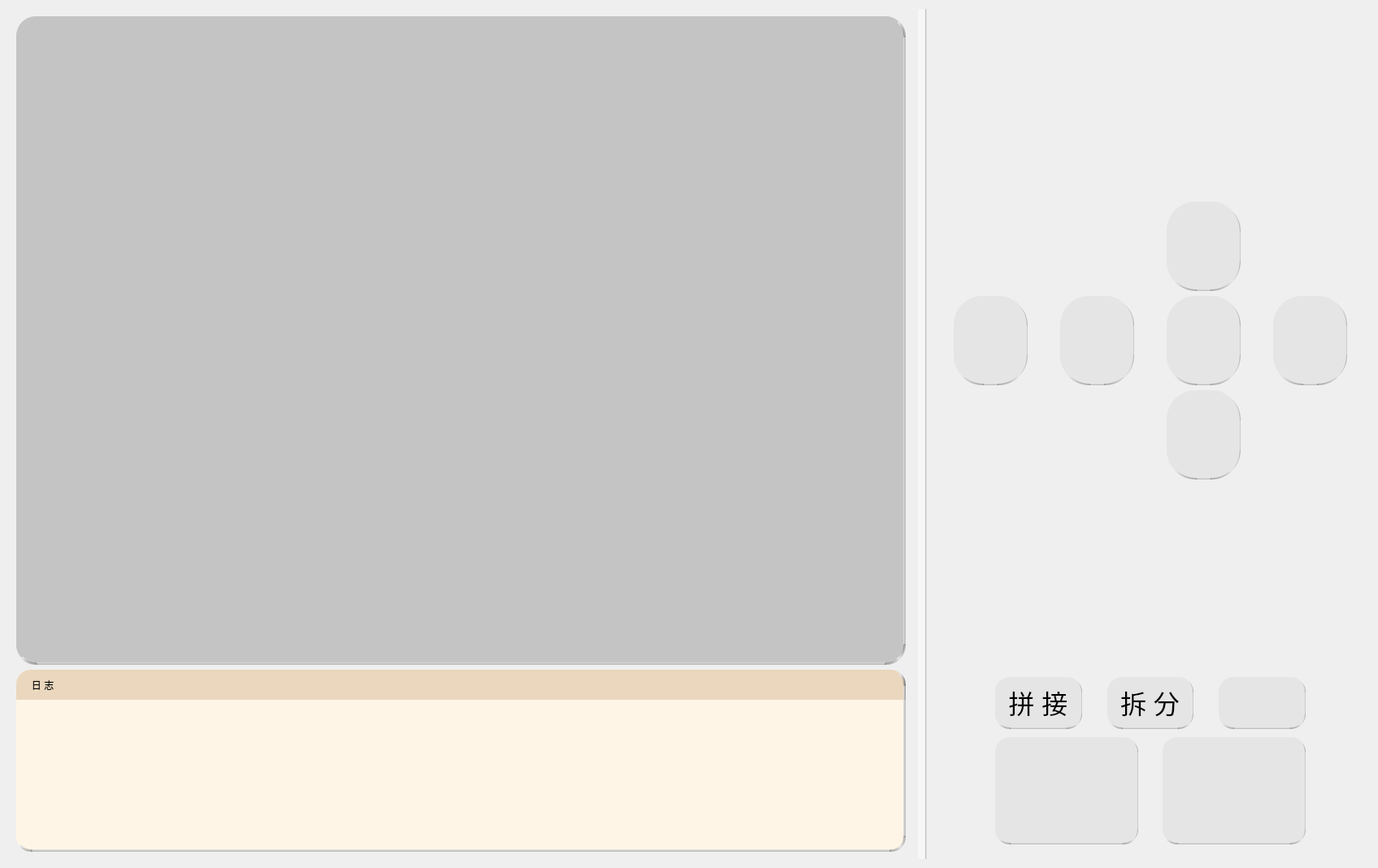
      <widget class="QWidget" name="page_4">
       <layout class="QHBoxLayout" name="horizontalLayout_10" stretch="1915,19,926">
        <item>
         <widget class="QWidget" name="widget_21" native="true">
          <layout class="QVBoxLayout" name="verticalLayout_8" stretch="1080,304">
           <item>
            <widget class="QWidget" name="widget_22" native="true">
             <property name="styleSheet">
              <string notr="true">background-color: #C4C4C4;
 border-bottom: 3px solid qlineargradient(y0:0, y1:1,stop: 0 rgba(0, 0, 0, 0.25), stop: 1  #E6E5E5);
 border-right: 3px solid qlineargradient(x0:0, x1:1,stop: 0 rgba(0, 0, 0, 0.25), stop: 1  #E6E5E5);
border-radius: 24px;
padding:4px 4px;
border-style: outset;</string>
             </property>
            </widget>
           </item>
           <item>
            <widget class="QWidget" name="widget_52" native="true">
             <property name="styleSheet">
              <string notr="true">#widget_52{background-color: #FFF5E7;
 border-bottom: 3px solid qlineargradient(y0:0, y1:1,stop: 0 rgba(0, 0, 0, 0.25), stop: 1  #E6E5E5);
 border-right: 3px solid qlineargradient(x0:0, x1:1,stop: 0 rgba(0, 0, 0, 0.25), stop: 1  #E6E5E5);
border-radius: 18px;}</string>
             </property>
             <layout class="QVBoxLayout" name="verticalLayout_19">
              <property name="spacing">
               <number>0</number>
              </property>
              <property name="leftMargin">
               <number>0</number>
              </property>
              <property name="topMargin">
               <number>0</number>
              </property>
              <property name="rightMargin">
               <number>0</number>
              </property>
              <property name="bottomMargin">
               <number>0</number>
              </property>
              <item>
               <widget class="QWidget" name="widget_39" native="true">
                <property name="maximumSize">
                 <size>
                  <width>16777215</width>
                  <height>40</height>
                 </size>
                </property>
                <property name="autoFillBackground">
                 <bool>false</bool>
                </property>
                <property name="styleSheet">
                 <string notr="true">#widget_39{background-color: #EAD7BD;
border-top-left-radius: 18px;
border-top-right-radius: 18px;
 border-right: 3px solid qlineargradient(x0:0, x1:1,stop: 0 rgba(0, 0, 0, 0.25), stop: 1  #E6E5E5);}</string>
                </property>
                <layout class="QHBoxLayout" name="horizontalLayout_16">
                 <item>
                  <widget class="QLabel" name="label_3">
                   <property name="text">
                    <string>   日 志</string>
                   </property>
                  </widget>
                 </item>
                 <item>
                  <spacer name="horizontalSpacer_8">
                   <property name="orientation">
                    <enum>Qt::Horizontal</enum>
                   </property>
                   <property name="sizeHint" stdset="0">
                    <size>
                     <width>1164</width>
                     <height>19</height>
                    </size>
                   </property>
                  </spacer>
                 </item>
                </layout>
               </widget>
              </item>
              <item>
               <widget class="QWidget" name="widget_41" native="true">
                <layout class="QHBoxLayout" name="horizontalLayout_20">
                 <item>
                  <widget class="QListView" name="ListView_page4">
                   <property name="styleSheet">
                    <string notr="true">background-color: transparent;</string>
                   </property>
                  </widget>
                 </item>
                </layout>
               </widget>
              </item>
             </layout>
            </widget>
           </item>
          </layout>
         </widget>
        </item>
        <item>
         <widget class="QWidget" name="widget_24" native="true">
          <property name="styleSheet">
           <string notr="true">
 border-right: 2px solid qlineargradient(x0:0, x1:1,stop: 0 #E6E5E5, stop: 1  rgba(0, 0, 0, 0.25));


background-color: #F6F6F6;</string>
          </property>
         </widget>
        </item>
        <item>
         <widget class="QWidget" name="widget_25" native="true">
          <layout class="QVBoxLayout" name="verticalLayout_9" stretch="1080,304">
           <item>
            <widget class="QWidget" name="widget_26" native="true">
             <layout class="QVBoxLayout" name="verticalLayout_29">
              <item>
               <spacer name="verticalSpacer_8">
                <property name="orientation">
                 <enum>Qt::Vertical</enum>
                </property>
                <property name="sizeHint" stdset="0">
                 <size>
                  <width>20</width>
                  <height>260</height>
                 </size>
                </property>
               </spacer>
              </item>
              <item>
               <widget class="QWidget" name="widget_121" native="true">
                <property name="minimumSize">
                 <size>
                  <width>0</width>
                  <height>360</height>
                 </size>
                </property>
                <layout class="QGridLayout" name="gridLayout_5">
                 <property name="horizontalSpacing">
                  <number>40</number>
                 </property>
                 <property name="verticalSpacing">
                  <number>6</number>
                 </property>
                 <item row="0" column="2">
                  <widget class="QLabel" name="Label_page5_5">
                   <property name="styleSheet">
                    <string notr="true">QLabel{
 border-bottom: 2px solid qlineargradient(y0:0, y1:1,stop: 0 rgba(0, 0, 0, 0.25), stop: 1  #E6E5E5);
 border-right: 1px solid qlineargradient(x0:0, x1:1,stop: 0 rgba(0, 0, 0, 0.25), stop: 1  #E6E5E5);
border-radius: 36px;
background-color: #E6E5E5;
}
</string>
                   </property>
                   <property name="text">
                    <string/>
                   </property>
                  </widget>
                 </item>
                 <item row="1" column="0">
                  <widget class="QLabel" name="Label_page5_1">
                   <property name="styleSheet">
                    <string notr="true">QLabel{
 border-bottom: 2px solid qlineargradient(y0:0, y1:1,stop: 0 rgba(0, 0, 0, 0.25), stop: 1  #E6E5E5);
 border-right: 1px solid qlineargradient(x0:0, x1:1,stop: 0 rgba(0, 0, 0, 0.25), stop: 1  #E6E5E5);
border-radius: 36px;
background-color: #E6E5E5;
}

</string>
                   </property>
                   <property name="text">
                    <string/>
                   </property>
                  </widget>
                 </item>
                 <item row="1" column="1">
                  <widget class="QLabel" name="Label_page5_2">
                   <property name="styleSheet">
                    <string notr="true">QLabel{
 border-bottom: 2px solid qlineargradient(y0:0, y1:1,stop: 0 rgba(0, 0, 0, 0.25), stop: 1  #E6E5E5);
 border-right: 1px solid qlineargradient(x0:0, x1:1,stop: 0 rgba(0, 0, 0, 0.25), stop: 1  #E6E5E5);
border-radius: 36px;
background-color: #E6E5E5;
}
</string>
                   </property>
                   <property name="text">
                    <string/>
                   </property>
                  </widget>
                 </item>
                 <item row="1" column="2">
                  <widget class="QLabel" name="Label_page5_3">
                   <property name="styleSheet">
                    <string notr="true">QLabel{
 border-bottom: 2px solid qlineargradient(y0:0, y1:1,stop: 0 rgba(0, 0, 0, 0.25), stop: 1  #E6E5E5);
 border-right: 1px solid qlineargradient(x0:0, x1:1,stop: 0 rgba(0, 0, 0, 0.25), stop: 1  #E6E5E5);
border-radius: 36px;
background-color: #E6E5E5;
}
</string>
                   </property>
                   <property name="text">
                    <string/>
                   </property>
                  </widget>
                 </item>
                 <item row="1" column="3">
                  <widget class="QLabel" name="Label_page5_4">
                   <property name="styleSheet">
                    <string notr="true">QLabel{
 border-bottom: 2px solid qlineargradient(y0:0, y1:1,stop: 0 rgba(0, 0, 0, 0.25), stop: 1  #E6E5E5);
 border-right: 1px solid qlineargradient(x0:0, x1:1,stop: 0 rgba(0, 0, 0, 0.25), stop: 1  #E6E5E5);
border-radius: 36px;
background-color: #E6E5E5;
}
</string>
                   </property>
                   <property name="text">
                    <string/>
                   </property>
                  </widget>
                 </item>
                 <item row="2" column="2">
                  <widget class="QLabel" name="Label_page5_6">
                   <property name="styleSheet">
                    <string notr="true">QLabel{
 border-bottom: 2px solid qlineargradient(y0:0, y1:1,stop: 0 rgba(0, 0, 0, 0.25), stop: 1  #E6E5E5);
 border-right: 1px solid qlineargradient(x0:0, x1:1,stop: 0 rgba(0, 0, 0, 0.25), stop: 1  #E6E5E5);
border-radius: 36px;
background-color: #E6E5E5;
}
</string>
                   </property>
                   <property name="text">
                    <string/>
                   </property>
                  </widget>
                 </item>
                </layout>
               </widget>
              </item>
              <item>
               <spacer name="verticalSpacer_9">
                <property name="orientation">
                 <enum>Qt::Vertical</enum>
                </property>
                <property name="sizeHint" stdset="0">
                 <size>
                  <width>20</width>
                  <height>260</height>
                 </size>
                </property>
               </spacer>
              </item>
             </layout>
            </widget>
           </item>
           <item>
            <widget class="QWidget" name="widget_33" native="true">
             <layout class="QVBoxLayout" name="verticalLayout_10" stretch="86,177">
              <property name="spacing">
               <number>10</number>
              </property>
              <item>
               <widget class="QWidget" name="widget_34" native="true">
                <layout class="QHBoxLayout" name="horizontalLayout_8">
                 <property name="spacing">
                  <number>31</number>
                 </property>
                 <property name="leftMargin">
                  <number>60</number>
                 </property>
                 <property name="topMargin">
                  <number>0</number>
                 </property>
                 <property name="rightMargin">
                  <number>60</number>
                 </property>
                 <property name="bottomMargin">
                  <number>0</number>
                 </property>
                 <item>
                  <widget class="QPushButton" name="Button_page4_gather">
                   <property name="sizePolicy">
                    <sizepolicy hsizetype="Minimum" vsizetype="Minimum">
                     <horstretch>0</horstretch>
                     <verstretch>0</verstretch>
                    </sizepolicy>
                   </property>
                   <property name="styleSheet">
                    <string notr="true">QPushButton{
background-color: #E6E5E5;
 border-bottom: 2px solid qlineargradient(y0:0, y1:1,stop: 0 rgba(0, 0, 0, 0.25), stop: 1  #E6E5E5);
 border-right: 1px solid qlineargradient(x0:0, x1:1,stop: 0 rgba(0, 0, 0, 0.25), stop: 1  #E6E5E5);
border-radius: 18px;
padding:4px 4px;
border-style: outset;
}
QPushButton:hover{background-color:rgb(229, 241, 251); color: black;}
QPushButton:pressed{background-color:rgb(204, 228, 247);border-style: inset;}
QPushButton{
font-family: Microsoft JhengHei UI;
font-style: normal;
font-weight: normal;
font-size: 32px;
line-height: 81px;
display: flex;
align-items: flex-end;
}

</string>
                   </property>
                   <property name="text">
                    <string>拼 接</string>
                   </property>
                  </widget>
                 </item>
                 <item>
                  <widget class="QPushButton" name="Button_page4_disperse">
                   <property name="sizePolicy">
                    <sizepolicy hsizetype="Minimum" vsizetype="Minimum">
                     <horstretch>0</horstretch>
                     <verstretch>0</verstretch>
                    </sizepolicy>
                   </property>
                   <property name="styleSheet">
                    <string notr="true">QPushButton{
background-color: #E6E5E5;
 border-bottom: 2px solid qlineargradient(y0:0, y1:1,stop: 0 rgba(0, 0, 0, 0.25), stop: 1  #E6E5E5);
 border-right: 1px solid qlineargradient(x0:0, x1:1,stop: 0 rgba(0, 0, 0, 0.25), stop: 1  #E6E5E5);
border-radius: 18px;
padding:4px 4px;
border-style: outset;
}
QPushButton:hover{background-color:rgb(229, 241, 251); color: black;}
QPushButton:pressed{background-color:rgb(204, 228, 247);border-style: inset;}
QPushButton{
font-family: Microsoft JhengHei UI;
font-style: normal;
font-weight: normal;
font-size: 32px;
line-height: 81px;
display: flex;
align-items: flex-end;
}
</string>
                   </property>
                   <property name="text">
                    <string>拆 分</string>
                   </property>
                  </widget>
                 </item>
                 <item>
                  <widget class="QPushButton" name="Button_page4_button">
                   <property name="sizePolicy">
                    <sizepolicy hsizetype="Minimum" vsizetype="Minimum">
                     <horstretch>0</horstretch>
                     <verstretch>0</verstretch>
                    </sizepolicy>
                   </property>
                   <property name="styleSheet">
                    <string notr="true">image:url(://images/icon/返航.png);
background-color: #E6E5E5;
 border-bottom: 2px solid qlineargradient(y0:0, y1:1,stop: 0 rgba(0, 0, 0, 0.25), stop: 1  #E6E5E5);
 border-right: 1px solid qlineargradient(x0:0, x1:1,stop: 0 rgba(0, 0, 0, 0.25), stop: 1  #E6E5E5);
border-radius: 18px;
padding:4px 4px;
border-style: outset;</string>
                   </property>
                   <property name="text">
                    <string/>
                   </property>
                  </widget>
                 </item>
                </layout>
               </widget>
              </item>
              <item>
               <widget class="QWidget" name="widget_35" native="true">
                <layout class="QHBoxLayout" name="horizontalLayout_9">
                 <property name="spacing">
                  <number>30</number>
                 </property>
                 <property name="leftMargin">
                  <number>60</number>
                 </property>
                 <property name="topMargin">
                  <number>0</number>
                 </property>
                 <property name="rightMargin">
                  <number>60</number>
                 </property>
                 <property name="bottomMargin">
                  <number>0</number>
                 </property>
                 <item>
                  <widget class="QPushButton" name="Button_page4_start">
                   <property name="sizePolicy">
                    <sizepolicy hsizetype="Minimum" vsizetype="Minimum">
                     <horstretch>0</horstretch>
                     <verstretch>0</verstretch>
                    </sizepolicy>
                   </property>
                   <property name="styleSheet">
                    <string notr="true">
QPushButton{
qproperty-icon: url(://images/icon/开始.png);
qproperty-iconSize: 80px 80px;
background-color: #E6E5E5;
 border-bottom: 2px solid qlineargradient(y0:0, y1:1,stop: 0 rgba(0, 0, 0, 0.25), stop: 1  #E6E5E5);
 border-right: 1px solid qlineargradient(x0:0, x1:1,stop: 0 rgba(0, 0, 0, 0.25), stop: 1  #E6E5E5);
border-radius: 18px;
}
QPushButton:hover{background-color:rgb(229, 241, 251); color: black;}
QPushButton:pressed{background-color:rgb(204, 228, 247);}
QPushButton{
font-family: Microsoft JhengHei UI;
font-style: normal;
font-weight: normal;
font-size: 32px;
line-height: 81px;
display: flex;
align-items: flex-end;
}
</string>
                   </property>
                   <property name="text">
                    <string/>
                   </property>
                  </widget>
                 </item>
                 <item>
                  <widget class="QPushButton" name="Button_page4_quit">
                   <property name="sizePolicy">
                    <sizepolicy hsizetype="Minimum" vsizetype="Minimum">
                     <horstretch>0</horstretch>
                     <verstretch>0</verstretch>
                    </sizepolicy>
                   </property>
                   <property name="styleSheet">
                    <string notr="true">QPushButton{
qproperty-icon: url(://images/icon/unity.png);
qproperty-iconSize: 80px 80px;
background-color: #E6E5E5;
 border-bottom: 2px solid qlineargradient(y0:0, y1:1,stop: 0 rgba(0, 0, 0, 0.25), stop: 1  #E6E5E5);
 border-right: 1px solid qlineargradient(x0:0, x1:1,stop: 0 rgba(0, 0, 0, 0.25), stop: 1  #E6E5E5);
border-radius: 18px;
}
QPushButton:hover{background-color:rgb(229, 241, 251); color: black;}
QPushButton:pressed{background-color:rgb(204, 228, 247);}
QPushButton{
font-family: Microsoft JhengHei UI;
font-style: normal;
font-weight: normal;
font-size: 32px;
line-height: 81px;
display: flex;
align-items: flex-end;
}
</string>
                   </property>
                   <property name="text">
                    <string/>
                   </property>
                  </widget>
                 </item>
                </layout>
               </widget>
              </item>
             </layout>
            </widget>
           </item>
          </layout>
         </widget>
        </item>
       </layout>
      </widget>
